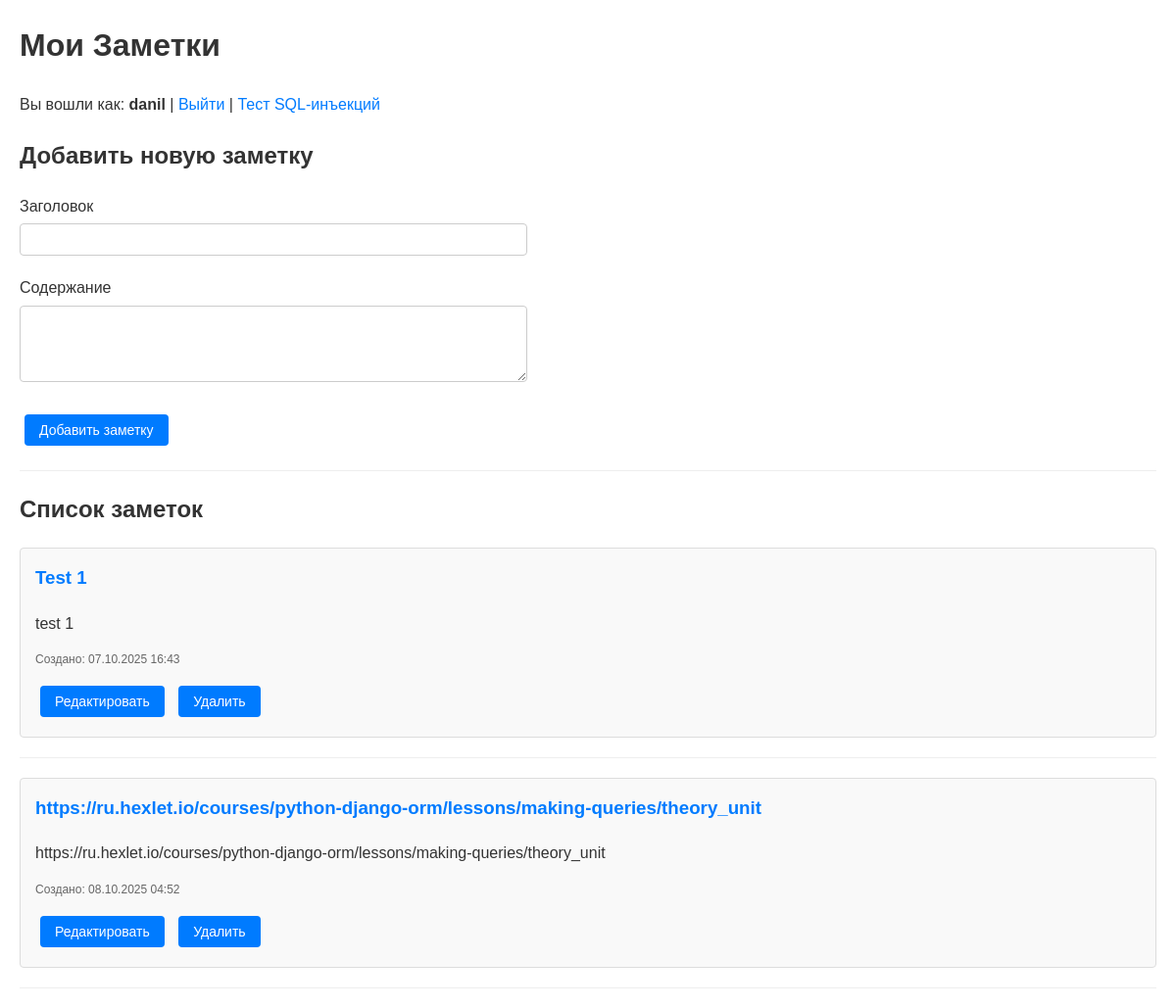
The app's page / (signed in) with its own data.
### models.py (models this page shows)
class User(db.Model):
    id = db.Column(db.Integer, primary_key=True)
    username = db.Column(db.String(80), unique=True, nullable=False)
    password = db.Column(db.String(120), nullable=False)
    notes = db.relationship('Note', backref='author', lazy=True)

class Note(db.Model):
    id = db.Column(db.Integer, primary_key=True)
    title = db.Column(db.String(100), nullable=False)
    content = db.Column(db.Text, nullable=False)
    created_at = db.Column(db.DateTime, default=datetime.utcnow)
    user_id = db.Column(db.Integer, db.ForeignKey('user.id'), nullable=False)

### app.py (the view)
@app.route('/')
def index():
    if 'user_id' not in session:
        return redirect(url_for('login'))
    user = User.query.get(session['user_id'])
    notes = Note.query.filter_by(user_id=user.id).all()
    form = NoteForm()
    safe_username = escape_html_content(user.username)
    return render_template('index.html', notes=notes, form=form, username=safe_username)

### forms.py
class NoteForm(FlaskForm):
    title = SafeStringField('Заголовок', validators=[
        DataRequired(message='Заголовок обязателен'),
        Length(max=100, message='Заголовок не более 100 символов')
    ])
    content = SafeTextAreaField('Содержание', validators=[
        DataRequired(message='Содержание обязательно')
    ])
    submit = SubmitField('Сохранить')

### app.py (called while the page is built)
def escape_html_content(text):
    if text is None:
        return ""
    return html.escape(str(text))

@app.template_filter('escape_html')
def escape_html_filter(text):
    return escape_html_content(text)

@app.after_request
def set_security_headers(response):
    response.headers['Content-Security-Policy'] = (
        "default-src 'self'; "
        "script-src 'self'; "
        "style-src 'self'; "
        "img-src 'self' data:; "
        "font-src 'self'; "
        "connect-src 'self'; "
        "frame-ancestors 'none';"
        "base-uri 'self';"
        "form-action 'self';"
        "object-src 'none';"
    )
    response.headers['X-Frame-Options'] = 'DENY'
    response.headers['X-Content-Type-Options'] = 'nosniff'
    response.headers['Strict-Transport-Security'] = 'max-age=31536000; includeSubDomains'
    response.headers['Server'] = 'Unknown'
    if 'user_id' in session:
        response.headers['Cache-Control'] = 'no-store, no-cache, must-revalidate, max-age=0'
        response.headers['Pragma'] = 'no-cache'
        response.headers['Expires'] = '0'
    return response

### templates/index.html (shortened to what this page needs)
<!DOCTYPE html>
<html lang="ru">
<head>
    <link rel="stylesheet" href="{{ url_for('static', filename='style.css') }}">
</head>
<body>
    <h1>Мои Заметки</h1>
    <p>Вы вошли как: <strong>{{ username }}</strong> | <a href="{{ url_for('logout') }}">Выйти</a> | <a href="/test_sql_injection">Тест SQL-инъекций</a></p>
    <h2>Добавить новую заметку</h2>
    <form method="POST" action="{{ url_for('add_note') }}">
        <div class="form-group">
            {{ form.title.label }}<br>
            {{ form.title(size=50) }}<br>
        </div>
        <div class="form-group">
            {{ form.content.label }}<br>
            {{ form.content(rows=4, cols=50) }}<br>
        </div>
        <div class="form-group">
            <input type="submit" value="Добавить заметку">
        </div>
    </form>
    <hr>
    <h2>Список заметок</h2>
    {% if notes %}
        {% for note in notes %}
            <div class="note">
                <h3>{{ note.title | escape_html }}</h3>
                <p>{{ note.content | escape_html }}</p>
                <small>Создано: {{ note.created_at.strftime('%d.%m.%Y %H:%M') }}</small>
                <div class="note-actions">
                    <a href="{{ url_for('edit_note', note_id=note.id) }}">
                        <button type="button">Редактировать</button>
                    </a>
                    <form action="{{ url_for('delete_note', note_id=note.id) }}" method="POST" class="inline-form">
                        <button type="submit" onclick="return confirm('Удалить эту заметку?')">Удалить</button>
                    </form>
                </div>
            </div>
            <hr>
        {% endfor %}
    {% else %}
        <p>Заметок пока нет. Добавьте первую!</p>
    {% endif %}
</body>
</html>

### static/style.css (style rules this page uses)
body { font-family: Arial, sans-serif; margin: 20px; line-height: 1.6; color: #333; }
h1, h2, h3 { color: #333; }
a { color: #007bff; text-decoration: none; }
.form-group { margin-bottom: 15px; }
input[type="text"], input[type="password"], textarea { width: 100%; max-width: 500px; padding: 8px; margin: 5px 0; border: 1px solid #ccc; border-radius: 4px; font-family: Arial, sans-serif; }
input[type="submit"], button { margin: 5px; padding: 8px 15px; background-color: #007bff; color: white; border: none; border-radius: 4px; cursor: pointer; font-size: 14px; }
.note { border: 1px solid #ddd; padding: 15px; margin: 15px 0; background-color: #f9f9f9; border-radius: 4px; }
.note h3 { margin-top: 0; color: #007bff; }
.note p { margin: 10px 0; white-space: pre-wrap; }
.note small { color: #666; font-size: 12px; }
.note-actions { margin-top: 10px; }
.inline-form { display: inline; }
hr { border: 0; border-top: 1px solid #eee; margin: 20px 0; }

### records on screen
User: username "danil"
Note: title "Test 1", content "test 1", created_at "07.10.2025 16:43"
Note: title "https://ru.hexlet.io/courses/python-django-orm/lessons/making-queries/theory_unit", content "https://ru.hexlet.io/courses/python-django-orm/lessons/making-queries/theory_unit", created_at "08.10.2025 04:52"
